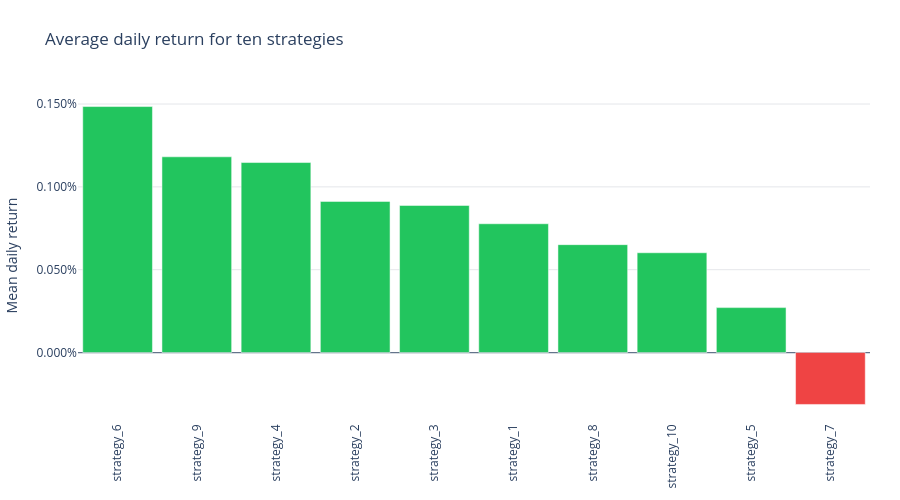

Source (notebook cell):
### Markdown cell above
For a multi-row DataFrame, specify how each selected column should collapse to one value. Here `aggregate="mean"` compares the average daily return of the first ten strategies. This explicit reduction is appropriate for the displayed statistic; compounded total return was calculated separately above.

### Code cell
fig = q.plot.barchart(
    strategies,
    columns=[f"strategy_{number}" for number in range(1, 11)],
    aggregate="mean",
    sorted=True,
    title="Average daily return for ten strategies",
    yaxis_title="Mean daily return",
)
fig.update_yaxes(tickformat=".3%")
fig.show()

### Figure 1 — Plotly figure (JSON) as saved in the notebook; plotly's stock layout.template omitted (floating-point values rounded to 4 significant figures)
{"data": [{"hovertemplate": "%{x}<br>%{y:,.4g}<extra></extra>", "marker": {"color": ["#22C55E", "#22C55E", "#22C55E", "#22C55E", "#22C55E", "#22C55E", "#22C55E", "#22C55E", "#22C55E", "#EF4444"], "line": {"color": "#FFFFFF", "width": 0.5}}, "type": "bar", "x": ["strategy_6", "strategy_9", "strategy_4", "strategy_2", "strategy_3", "strategy_1", "strategy_8", "strategy_10", "strategy_5", "strategy_7"], "y": [0.001485, 0.001181, 0.001147, 0.0009122, 0.0008879, 0.0007773, 0.0006512, 0.0006023, 0.0002711, -0.0003134]}], "layout": {"bargap": 0.12, "height": 500, "hovermode": "x unified", "legend": {"orientation": "h", "x": 0, "xanchor": "left", "y": 1.02}, "margin": {"b": 50, "l": 60, "r": 30, "t": 90}, "showlegend": false, "title": {"text": "Average daily return for ten strategies"}, "xaxis": {"automargin": true, "showgrid": false, "tickangle": -90, "type": "category"}, "yaxis": {"gridcolor": "#E5E7EB", "showgrid": true, "tickformat": ".3%", "title": {"text": "Mean daily return"}, "zeroline": true, "zerolinecolor": "#64748B", "zerolinewidth": 1.2}}}
